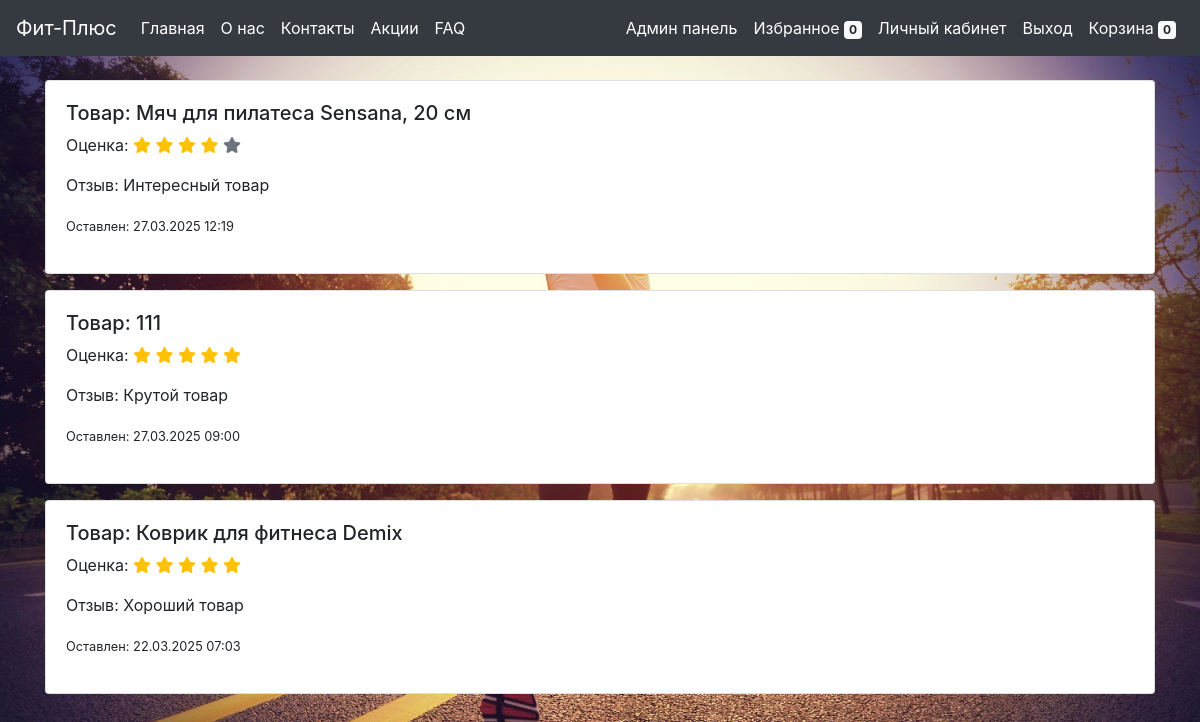
Screenshot of /reviews.php (signed in) with the database file from the repository.
### tables this page shows
CREATE TABLE `reviews` (
  `id` int(11) NOT NULL,
  `product_id` int(11) NOT NULL,
  `user_id` int(11) NOT NULL,
  `review_text` text,
  `rating` int(11) NOT NULL,
  `created_at` timestamp NULL DEFAULT CURRENT_TIMESTAMP
);

CREATE TABLE `products` (
  `id` int(11) NOT NULL,
  `name` varchar(255) NOT NULL,
  `description` text,
  `color` varchar(255) DEFAULT NULL,
  `material` varchar(255) DEFAULT NULL,
  `country` varchar(50) DEFAULT NULL,
  `size` varchar(30) DEFAULT NULL,
  `price` decimal(10,2) NOT NULL,
  `category_id` int(11) NOT NULL,
  `subcategory_id` int(11) NOT NULL,
  `created_at` timestamp NULL DEFAULT CURRENT_TIMESTAMP,
  `status` enum('active','archived') NOT NULL DEFAULT 'active',
  `stock` int(11) NOT NULL DEFAULT '0',
  `discount` decimal(5,2) NOT NULL DEFAULT '0.00'
);

### reviews.php (the view, shortened to what this page needs)
<?php
require 'config.php';
$stmt = $pdo->prepare("SELECT r.*, p.name as product_name, r.rating FROM reviews r JOIN products p ON r.product_id = p.id WHERE r.user_id = :user_id ORDER BY r.created_at DESC");
$stmt->execute([':user_id' => $_SESSION['user_id']]);
$reviews = $stmt->fetchAll(PDO::FETCH_ASSOC);
?>
<?php include 'header.php'; ?>
<head>
    <link rel="stylesheet" href="https://cdnjs.cloudflare.com/ajax/libs/font-awesome/6.0.0/css/all.min.css">
</head>
<div class="container mt-4">
<?php if(!empty($reviews)): ?>
    <?php foreach($reviews as $review): ?>
        <div class="card mb-3">
            <div class="card-body">
                <h5>Товар: <?= htmlspecialchars($review['product_name']) ?></h5>
                <p>Оценка:
                    <?php for($i = 1; $i <= 5; $i++): ?>
                        <span class="fa fa-star <?= $i <= $review['rating'] ? 'text-warning' : 'text-muted' ?>"></span>
                    <?php endfor; ?>
                </p>
                <p>Отзыв: <?= nl2br(htmlspecialchars($review['review_text'])) ?></p>
                <p><small>Оставлен: <?= date("d.m.Y H:i", strtotime($review['created_at'])) ?></small></p>
            </div>
        </div>
    <?php endforeach; ?>
<?php else: ?>
    <p>Вы ещё не оставляли отзывы.</p>
<?php endif; ?>
</div>

### header.css (style rules this page uses)
body { background: url("../icons/background.jpg") no-repeat center center fixed; background-size: cover; margin-bottom: 60px; padding-top: 56px; }

### rows the page displays
reviews: product.name "Мяч для пилатеса Sensana, 20 см", rating 4 (drawn), review_text "Интересный товар", created_at "27.03.2025 12:19"
reviews: product.name "111", rating 5 (drawn), review_text "Крутой товар", created_at "27.03.2025 09:00"
reviews: product.name "Коврик для фитнеса Demix", rating 5 (drawn), review_text "Хороший товар", created_at "22.03.2025 07:03"

### other values shown
$favCount "0"
array_sum($_SESSION['cart']) "0"
